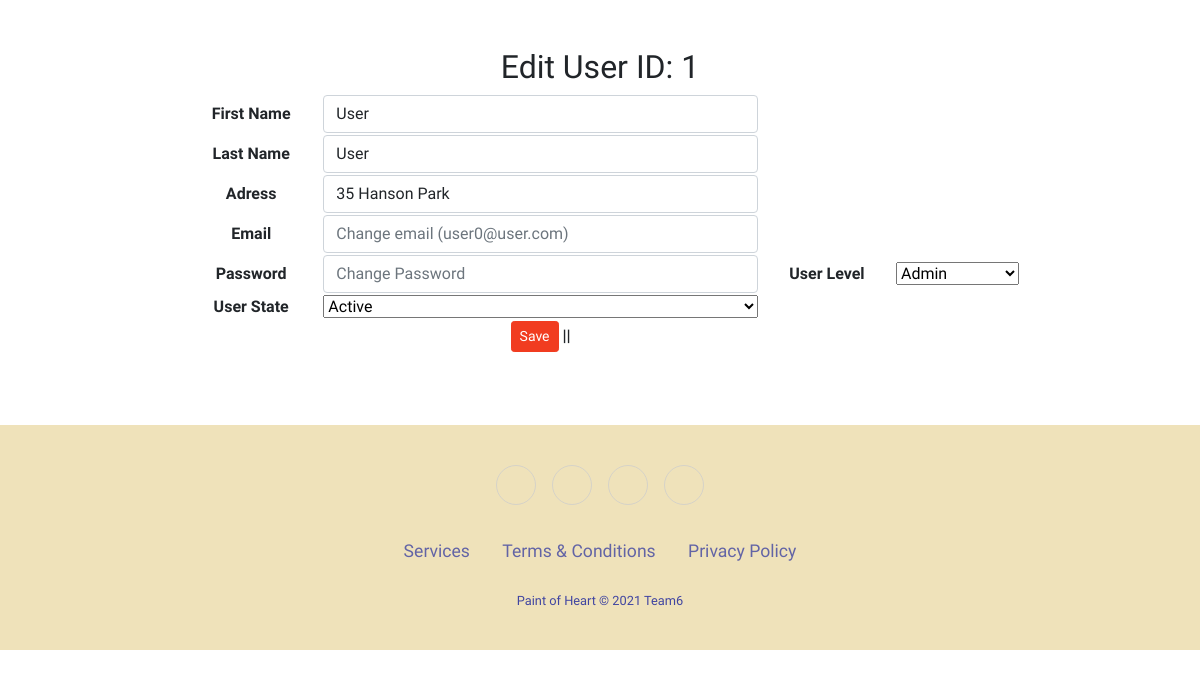
The app's page /actions/user_edit.php?userId=1 with its own data.
### tables this page shows
CREATE TABLE `user` (
  `id` int(11) NOT NULL,
  `f_name` varchar(50) NOT NULL,
  `l_name` varchar(50) NOT NULL,
  `address` varchar(100) NOT NULL,
  `email` varchar(50) NOT NULL,
  `password` varchar(255) NOT NULL,
  `user_state` int(1) NOT NULL DEFAULT 1,
  `user_level` int(1) NOT NULL DEFAULT 0
);

### classes/database.class.php (called while the page is built, shortened)
<?php
Class Database{
    public $host   = "";
    public $user   = "";
    public $pass   = "";
    public $dbname = "";
    public $link;
    private function connectDB(){
    $this->link = new mysqli($this->host, $this->user, $this->pass,
    $this->dbname);
    mysqli_set_charset($this->link, "utf8");
    }
   public function select($query){
     $result = $this->link->query($query) or
      die($this->link->error.__LINE__);
     if($result->num_rows > 0){
       return $result;
     } else {
       return false;
     }
    }
   }
?>

### classes/user.class.php (called while the page is built, shortened)
<?php
  class User{
    private $db;
	 	public function __construct(){
	      $this->db = new Database();
	    }
	 public function getUserById($id){
	 	$query = "SELECT * FROM `user` WHERE `id` = '$id' ";
	 	$selected_row = $this->db->select($query);
	 	return $selected_row;
	 }
 }
?>

### actions/user_edit.php (the view, shortened to what this page needs)
<?php
include '../classes/autoload.php' ;
    $userObj = new User();
if ($_GET['userId']) {
    $id = $_GET['userId'];
    $getData = $userObj->getUserById($id);
    if ($getData) {
        $user = $getData->fetch_assoc();
    } else {
        header("location: user_list.php");
    }
} else {
    header("location: ../home.php");
}
 ?>
<!DOCTYPE html>
<html lang="en">
<head>
    <?php include_once '../components/boot.php';?>
	<link rel="stylesheet" href="../components/style.css">
</head>
<body>
    <div class="grid_10">
    <div class="box round first grid">
        <h2>Edit User ID: <?php echo $user['id']; ?></h2>
        <form name="user_edit" method="post" action="">
        <table class="form">
            <tr>
                <td>
                    <label>First Name</label>
                </td>
                <td>
                <input type="text" name="f_name" class="form-control" placeholder="first name" required="" value="<?php echo $user['f_name'] ?>">
                </td>
            </tr>
            <tr>
                <td>
                    <label>Last Name</label>
                </td>
                <td>
                <input type="text" name="l_name" class="form-control" placeholder="last name" required="" value="<?php echo $user['l_name'] ?>">
                </td>
            </tr>
            <tr>
                <td>
                    <label>Adress</label>
                </td>
                <td>
                <input type="text" name="address" class="form-control" placeholder="address" required="" value="<?php echo $user['address'] ?>">
                </td>
            </tr>
            <tr>
                <td>
                    <label>Email</label>
                </td>
                <td>
                <input type="text" name="email" class="form-control" placeholder="Change email (<?php
                if (isset($updateUser) && !is_array($updateUser) && strlen($email)>0) {
                            echo $email;
                        } else {
                            echo $user['email'];
                        }
                ?>)">
                </td>
            </tr>
            <tr>
                <td>
                    <label>Password</label>
                </td>
                <td>
                <input type="text" name="password" class="form-control" placeholder="Change Password">
                    <td>
                    <label>User Level</label>
                    </td>
                    <td>
                            <select id="select" name="user_level" style="width:100%">
                            <option value=1 <?php
                            if(isset($_SESSION['adm'])){
                                if ($user['user_level']  == 1) {echo 'selected';};
                            }else{
                                if ($user['user_level']  == 0) {echo 'selected';};
                            }
                            ?>>Admin</option>
                            </select>
                    </td>
                </tr>
                    <td>
                    <label>User State</label>
                    </td>
                    <td>
                    <select id="select" name="user_state" style="width:100%">
                        <option value=1 <?php if ($user['user_state']  == 1) {echo 'selected';}; ?>>Active</option>
                </select>
                    </td>
                <tr>
                <td></td>
                    <td>
                    <input type="submit" name="submit" class="btn btn-sm save-btn" value="Save">  ||
                    </td>
                </tr>
        </table>
        </form>
    </div>
</div>
<?php include '../components/footer.php';?>
</body>
</html>

### components/style.css (style rules this page uses)
* { font-family: "Martel", serif; }
.save-btn { background-color: #f13c20 !important; border-color: #f13c20; color: white; }
html, body { height: 100%; margin: 0; padding: 0; }
.grid_10 { margin-top: 4%; margin-bottom: 4%; padding-bottom: 2%; text-align: center; }
thead, tr, th { font-weight: bold; }
.form { width: 70%; margin-left: 15%; margin-right: 15%; text-align: center; }

### records on screen
user: id "1", f_name "User", l_name "User", address "35 Hanson Park", email "Change email (user0@user.com)", user_level "Admin", user_state "Active"
